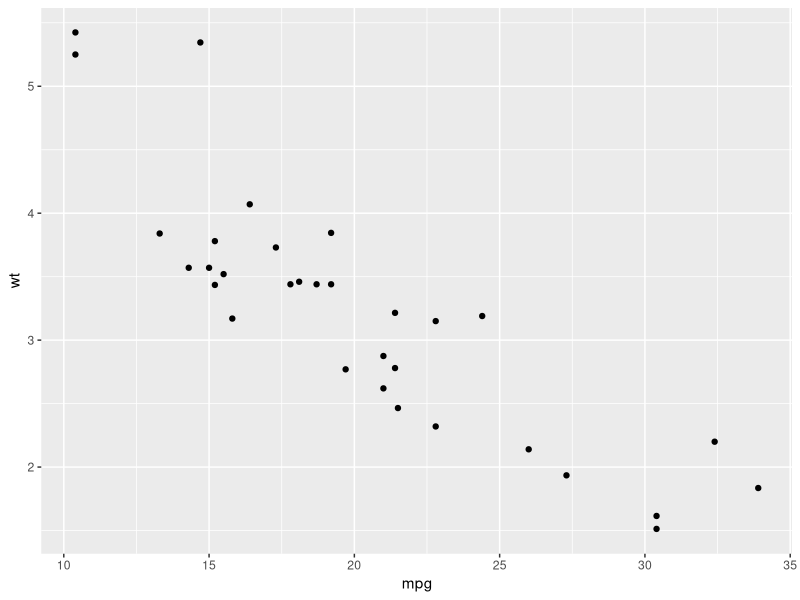
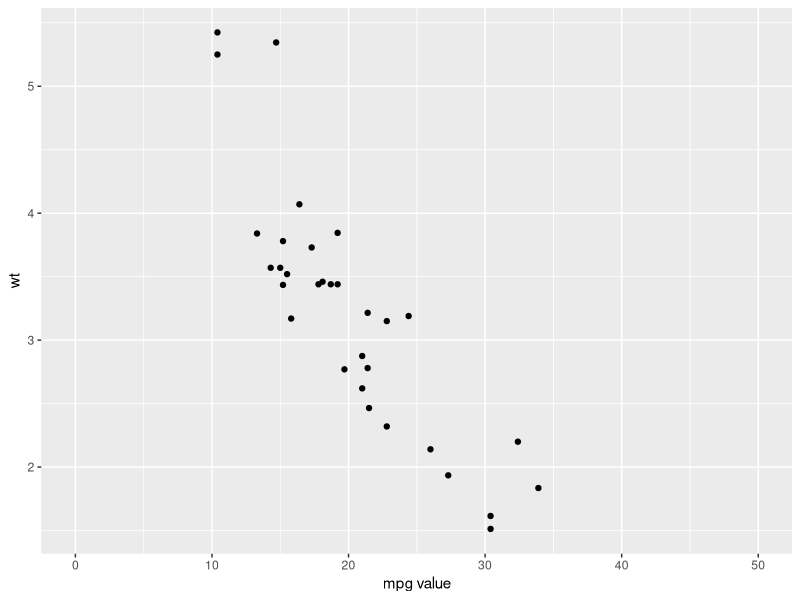
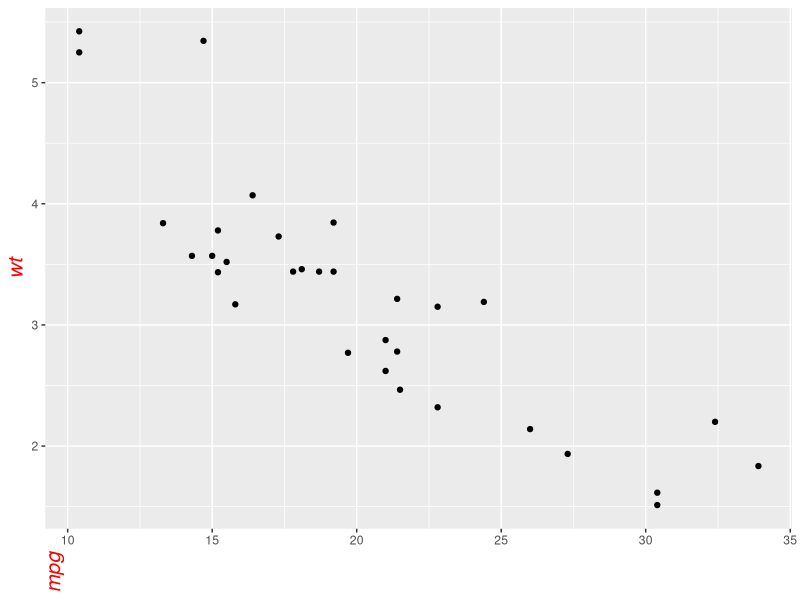
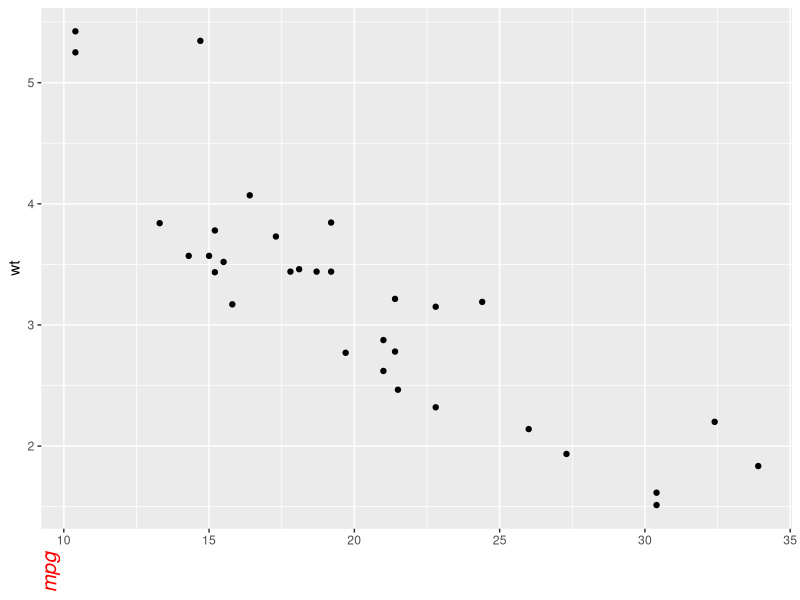
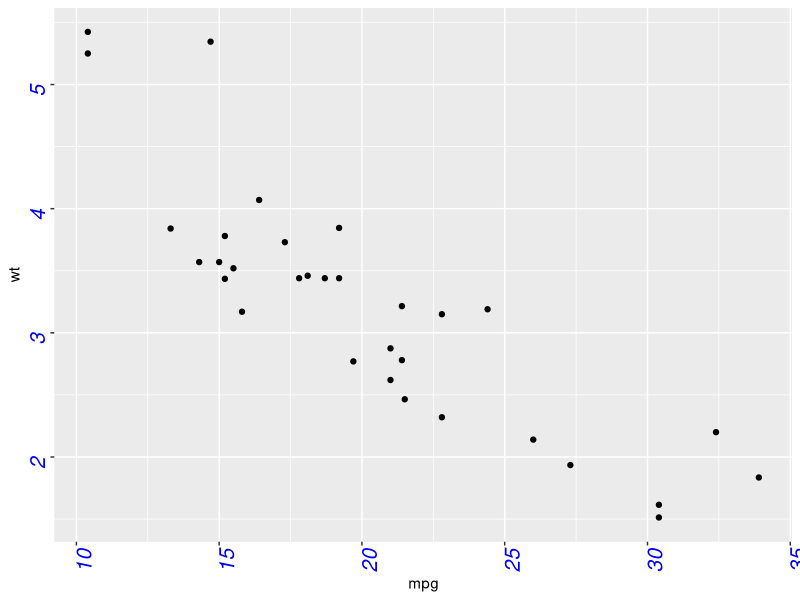
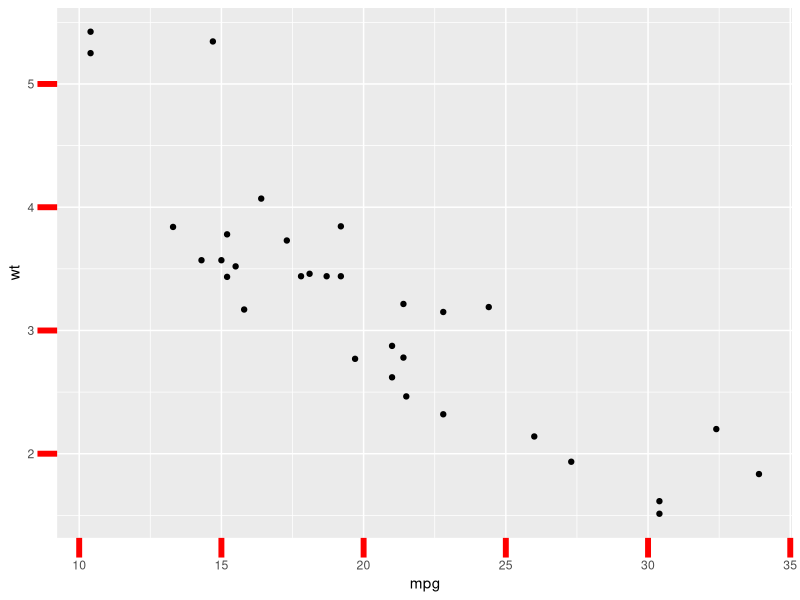
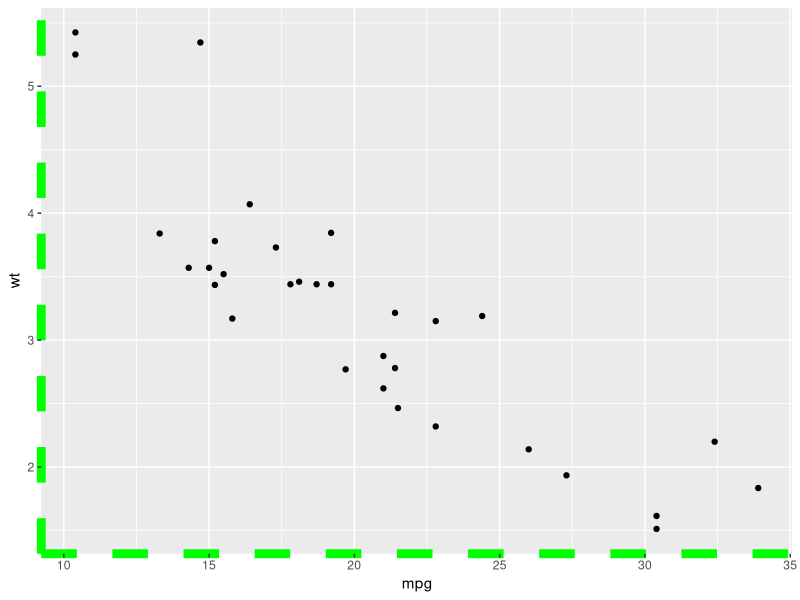
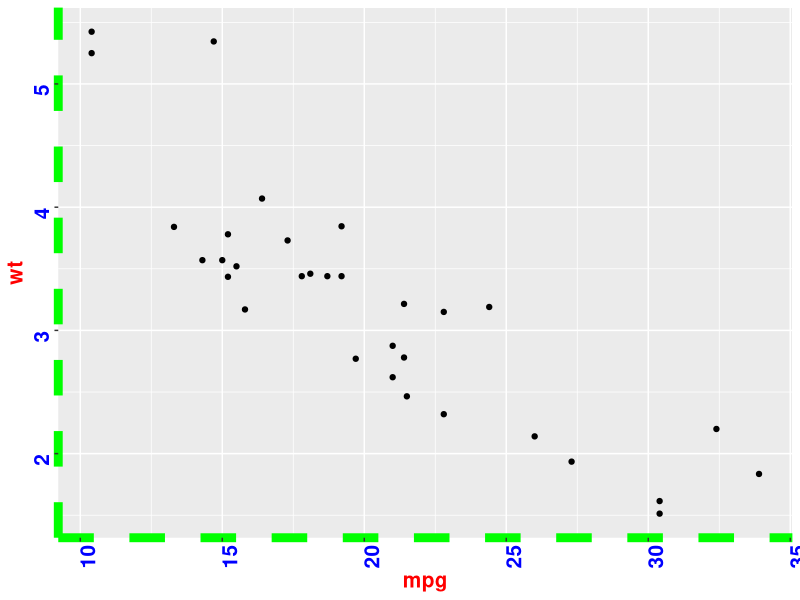

These figures' R source, in order: (Note: this script raises an error after producing the figures.)
## ---- chunk 1
knitr::opts_chunk$set( warning=FALSE, message=FALSE)
## ---- chunk 2
# Load ggplot2
library(ggplot2)

# Very basic chart
basic <- ggplot( mtcars , aes(x=mpg, y=wt)) + 
  geom_point()
basic
## ---- chunk 3
basic+
    xlab("mpg value") + 
    xlim(0,50)
## ---- chunk 4
# Left -> both axis are modified
basic + theme(axis.title = element_text( angle = 90, color="red", size=15, face=3)) # face = title location
## ---- chunk 5
# Right -> only the x axis is modified
basic + theme(axis.title.x = element_text( angle = 90, color="red", size=15, face=3))
## ---- chunk 6
basic + 
  theme(axis.text = element_text( 
    angle = 90, 
    color="blue", 
    size=15, 
    face=3)
  )
## ---- chunk 7
# chart 1: ticks
basic + theme(
   axis.ticks = element_line(size = 2, color="red") , 
   axis.ticks.length = unit(.5, "cm")
)
## ---- chunk 8
# chart 2: axis lines
basic + theme(axis.line = element_line(size = 3, colour = "green", linetype=2))
## ---- chunk 9
# chart 3: combination
ggplot( mtcars , aes(x=mpg, y=wt)) + geom_point() +
    theme(
        axis.title = element_text( color="red", size=15, face=2),
        axis.line = element_line(size = 3, colour = "green", linetype=2),
        axis.text = element_text( angle = 90, color="blue", size=15, face=2)
        )
## ---- chunk 10
htmltools::includeHTML("htmlChunkRelatedPartOfWhole.html")
